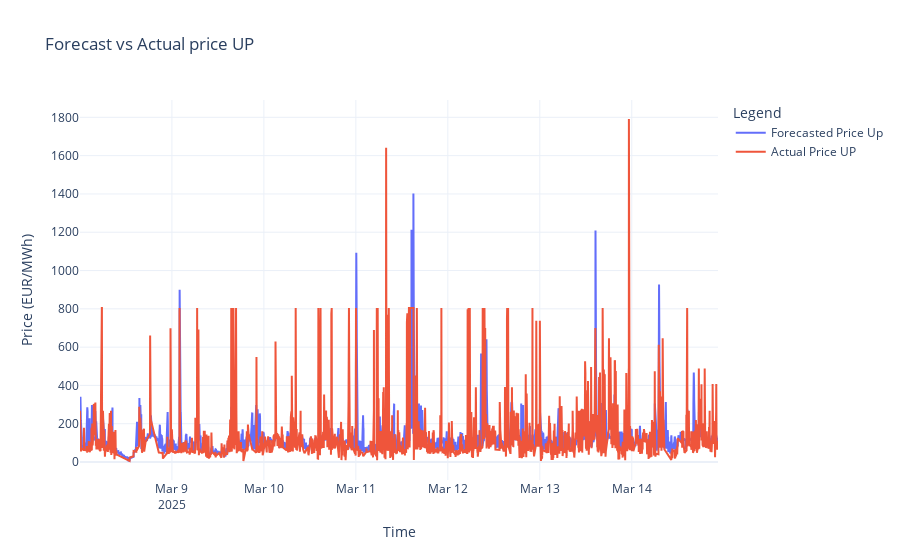

Notebook cell for this chart:
### Code cell
# re-normalise the output dataset
if model == 'UP':
    scaler = joblib.load('scaler_UP.pkl')
    actual_ts = scaler.inverse_transform(afrr_energy_UP_ts)
    forecasted_ts = scaler.inverse_transform(output_ts)
elif model == 'DOWN':
    scaler = joblib.load('scaler_DOWN.pkl')
    actual_ts = scaler.inverse_transform(afrr_energy_DOWN_ts)
    forecasted_ts = scaler.inverse_transform(output_ts)

actual_ts_train, actual_ts_test = actual_ts.split_after(split_point =0.5)
forecasted_ts_train, forecasted_ts_test = forecasted_ts.split_after(split_point =0.5)

Y_df = pd.merge(actual_ts_test.pd_dataframe(), forecasted_ts_test.pd_dataframe(), left_index=True, right_index=True, how='right')
Y_df = Y_df.rename(columns= {'aFRR_UpActivatedPriceEUR_x': 'aFRR_UpActivatedPriceEUR', 'aFRR_UpActivatedPriceEUR_y': 'aFRR_UP_Price_prediction'})

# error metrics
print(f"MAE_ts: {mae(actual_ts_test, forecasted_ts_test):.2f}")
print(f"MSE_ts: {mse(actual_ts_test, forecasted_ts_test):.2f}")
print(f"RMSE_ts: {rmse(actual_ts_test, forecasted_ts_test):.2f}")

# plot the results
import plotly.graph_objects as go

fig = go.Figure()
fig.add_trace(go.Scatter(x=Y_df.index, y=Y_df['aFRR_UP_Price_prediction'], mode='lines', name='Forecasted Price Up'))
fig.add_trace(go.Scatter(x=Y_df.index, y=Y_df['aFRR_UpActivatedPriceEUR'], mode='lines', name='Actual Price UP'))
fig.update_layout(title=f'Forecast vs Actual price {model}',xaxis_title='Time',yaxis_title='Price (EUR/MWh)',legend_title='Legend',template='plotly_white')
fig.show()

### Figure 1 — Plotly figure (JSON) as saved in the notebook; plotly's stock layout.template omitted (floating-point values rounded to 4 significant figures; data arrays with more than 128 entries replaced by an {"elided": "..."} marker saying what was removed)
{"data": [{"mode": "lines", "name": "Forecasted Price Up", "type": "scatter", "x": {"elided": "9990 str values"}, "y": {"elided": "9990 float values"}}, {"mode": "lines", "name": "Actual Price UP", "type": "scatter", "x": {"elided": "9990 str values"}, "y": {"elided": "9990 float values"}}], "layout": {"legend": {"title": {"text": "Legend"}}, "title": {"text": "Forecast vs Actual price UP"}, "xaxis": {"title": {"text": "Time"}}, "yaxis": {"title": {"text": "Price (EUR/MWh)"}}}}
